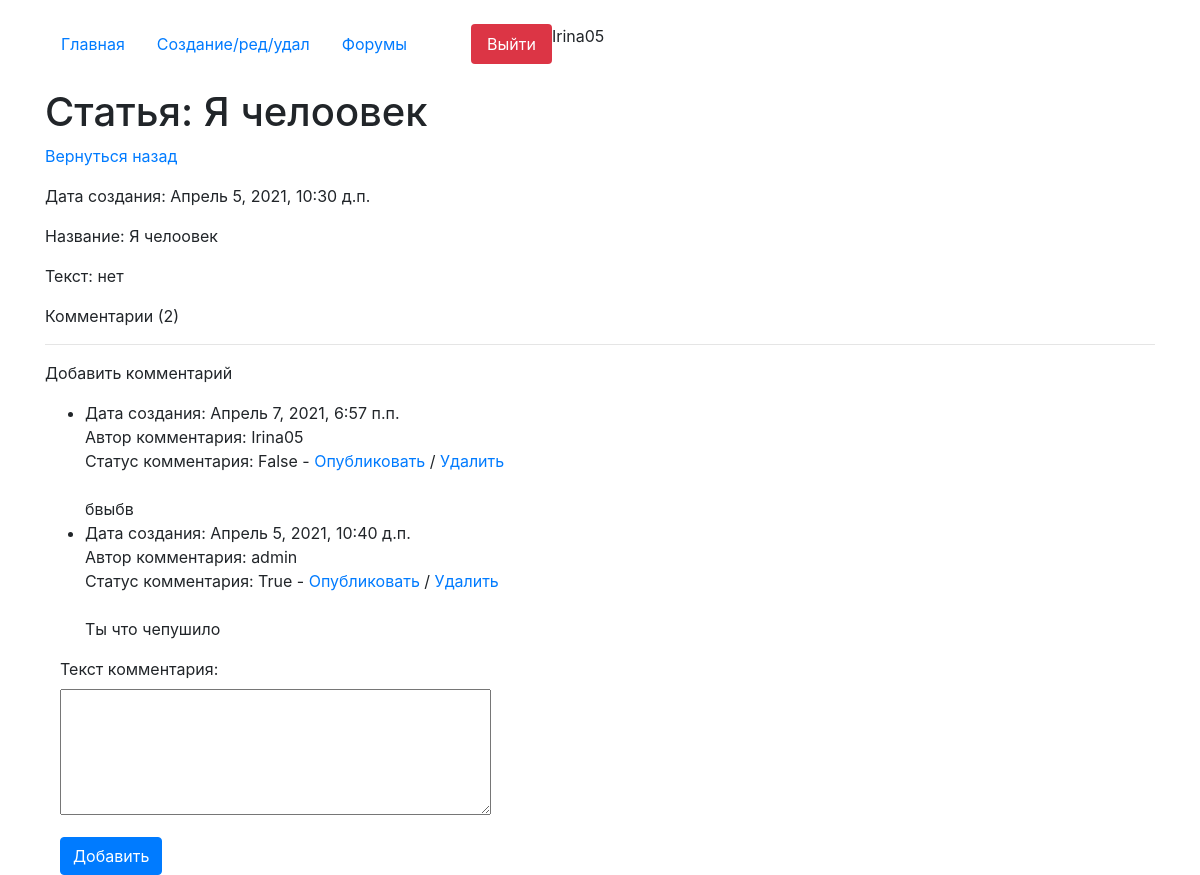
The page /detail/73 (signed in) on the database its author committed.
### core/models.py (models this page shows, shortened)
class Articles(models.Model):
    author = models.ForeignKey(User, on_delete=models.CASCADE, verbose_name='Владелец статьи', blank=True, null=True)
    create_date = models.DateTimeField(auto_now=True)
    name = models.CharField(max_length=200, verbose_name='Название')
    text = models.TextField(verbose_name='Текст')
    class Meta:
        verbose_name = 'Статью'
        verbose_name_plural = 'Статьи'

class Comments(models.Model):
    article = models.ForeignKey(Articles, on_delete=models.CASCADE, verbose_name='Статья', blank=True, null=True,
                                related_name='comments_articles')
    author = models.ForeignKey(User, on_delete=models.CASCADE, verbose_name='Автор комментария', blank=True, null=True)
    create_date = models.DateTimeField(auto_now=True)
    text = models.TextField(verbose_name='Текст комментария')
    status = models.BooleanField(verbose_name='Видимость статьи', default=False)
    objects = StatusFilterComments()

### core/views.py (the view, shortened to what this page needs)
# urls.py: path('detail/<int:pk>', views.HomeDetailView.as_view(), name='detail_page'),
class HomeDetailView(CustomSuccessMessageMixin, FormMixin, DetailView):
    model = Articles
    template_name = 'detail.html'
    context_object_name = 'get_article'
    form_class = CommentForm
    success_msg = 'Комментарий успешно создан, ожидайте модерации'

### core/forms.py
class CommentForm(forms.ModelForm):
    class Meta:
        model = Comments
        fields = ('text',)
    def __init__(self, *args, **kwargs):
        super().__init__(*args, **kwargs)
        for field in self.fields:
            self.fields[field].widget.attrs['class'] = 'form-control'
        self.fields['text'].widget = Textarea(attrs={'rows': 5})

### core/models.py (called while the page is built)
    def get_queryset(self):
        return super().get_queryset().filter(
            Q(status=False, author=get_current_user()) | Q(status=False, article__author=get_current_user()) | Q(
                status=True))

### core/templates/detail.html (shortened to what this page needs)
{% extends 'index.html' %}
    {% block content %}
    <h1 class="mt-4">Статья: {{get_article.name}}</h1>
    <p><a href="/">Вернуться назад</a></p>
    <p>Дата создания:  {{get_article.create_date}}</p>
    <p>Название:  {{get_article.name}}</p>
    <p>Текст: {{get_article.text}}</p>
    <p>Комментарии ({{get_article.comments_articles.all.count}})</p>
    <hr>
    <p>Добавить комментарий</p>
    <ul>
    {% for item in get_article.comments_articles.all %}
    <li>
    {% include 'comment_item.html' %}
    </li>
    {% endfor %}
    </ul>
    <div class="col-4">
        <form action="" id="add_form" method="post">
                {{form.as_p}}
        </form>
        <button form="add_form" type="submit" class="btn btn-primary">Добавить</button>
    </div>
{% endblock %}

### core/templates/index.html (shortened to what this page needs)
<!doctype html>
{%load static%}
<html lang="ru">
  <head>
    <link rel="stylesheet" href="https://stackpath.bootstrapcdn.com/bootstrap/4.4.1/css/bootstrap.min.css">
<link rel="stylesheet" href="{% static 'css/demo.css' %}">
	<link rel="stylesheet" href="{% static 'css/fakeLoader.min.css' %}">
  </head>
  <body>
      <div class="container mt-4">
          <ul class="nav nav-pills">
  <li class="nav-item">
      {% url 'home' as url_home %}
    <a class="nav-link {% if url_home == request.path %}active{% endif %}" href="{{url_home}}">Главная</a>
  </li>
  <li class="nav-item">
      {% url 'edit_page' as url_edit_page %}
    <a class="nav-link {% if url_edit_page == request.path %}active{% endif %}" href="{{url_edit_page}}">Создание/ред/удал</a>
  </li>
 <li class="nav-item">
      {% url 'forum' as url_forum %}
    <a class="nav-link {% if url_forum == request.path %}active{% endif %}" href="{{url_forum}}">Форумы</a>
  </li>
  {% if request.user.is_authenticated %}
      <li class="nav-item">
        {% url 'logout_page' as url_logout_page %}
    <a class="nav-link btn-danger ml-5" href="{{url_logout_page}}">Выйти</a>
  </li>
  {% endif %}
{{request.user}}
</ul>
    {% block content %}{% endblock %}
</div>
  </body>
</html>

### core/templates/comment_item.html (shortened to what this page needs)
    Дата создания: {{item.create_date}} <br>
    Автор комментария: {{item.author}} <br>
    Статус комментария: {{item.status}}
    {% if item.article.author == request.user %}
     -
    <a class="update_status" data-url="{% url 'update_comment_status' item.id 'public' %}" href="#">Опубликовать</a> /
    <a class="update_status" data-url="{% url 'update_comment_status' item.id 'delete' %}" href="#">Удалить</a>
    {% endif %}
    <br><br>
    {{item.text}}

### core/static/css/demo.css (style rules this page uses)
a { text-decoration: none; }

### rows shown on the page
Articles: name "Я челоовек", create_date "Апрель 5, 2021, 10:30 д.п.", text "нет", comments_articles.all.count "2"
Comments: create_date "Апрель 7, 2021, 6:57 п.п.", author "Irina05", status "False", shows "Опубликовать", text "бвыбв"
Comments: create_date "Апрель 5, 2021, 10:40 д.п.", author "admin", status "True", shows "Опубликовать", text "Ты что чепушило"

### other values the page prints
{{ request.user }} "Irina05"
